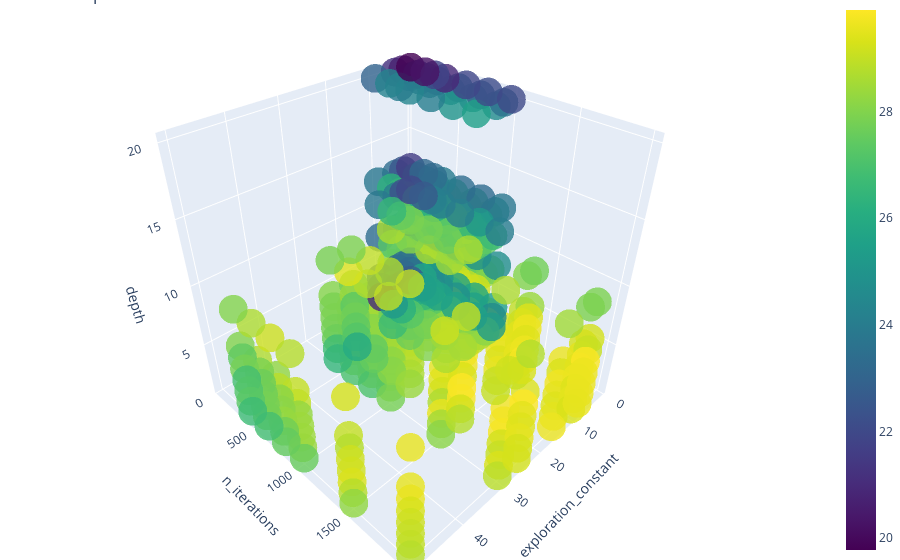

Notebook code cell kept with this figure:
### Code cell
plot(df, Layout(title = "MCTS parameters",
                margin=attr(l=0, r=0, b=0, t=0), 
                scene = attr(
                    xaxis_title="$(x)",
                    yaxis_title="$(y)",
                    zaxis_title="$(z)"),
                coloraxis=attr(colorscale="Viridis",),
        ),
    x=x, y=y, z=z, marker_color = marker_color, text = marker_color, # text -> adds hover info about value
    type="scatter3d", mode="markers",
    marker = attr(
                size=10,
                colorscale="Viridis",   # choose a colorscale
                opacity=0.8, 
                showscale=true
            )
)

### Figure 1 — Plotly figure (JSON) as saved in the notebook; plotly's stock layout.template omitted (floating-point values rounded to 4 significant figures; data arrays with more than 128 entries replaced by an {"elided": "..."} marker saying what was removed)
{"data": [{"marker": {"color": {"elided": "484 float values"}, "colorscale": "Viridis", "opacity": 0.8, "showscale": true, "size": 10}, "mode": "markers", "text": {"elided": "484 float values"}, "type": "scatter3d", "x": {"elided": "484 int values"}, "xaxis": "x", "y": {"elided": "484 int values"}, "yaxis": "y", "z": {"elided": "484 int values"}}], "layout": {"coloraxis": {"colorscale": "Viridis"}, "legend": {"tracegroupgap": 0}, "margin": {"b": 0, "l": 0, "r": 0, "t": 0}, "scene": {"xaxis": {"title": {"text": "exploration_constant"}}, "yaxis": {"title": {"text": "n_iterations"}}, "zaxis": {"title": {"text": "depth"}}}, "title": "MCTS parameters", "xaxis": {"title": {"text": "exploration_constant"}}, "yaxis": {"title": {"text": "n_iterations"}}}}
